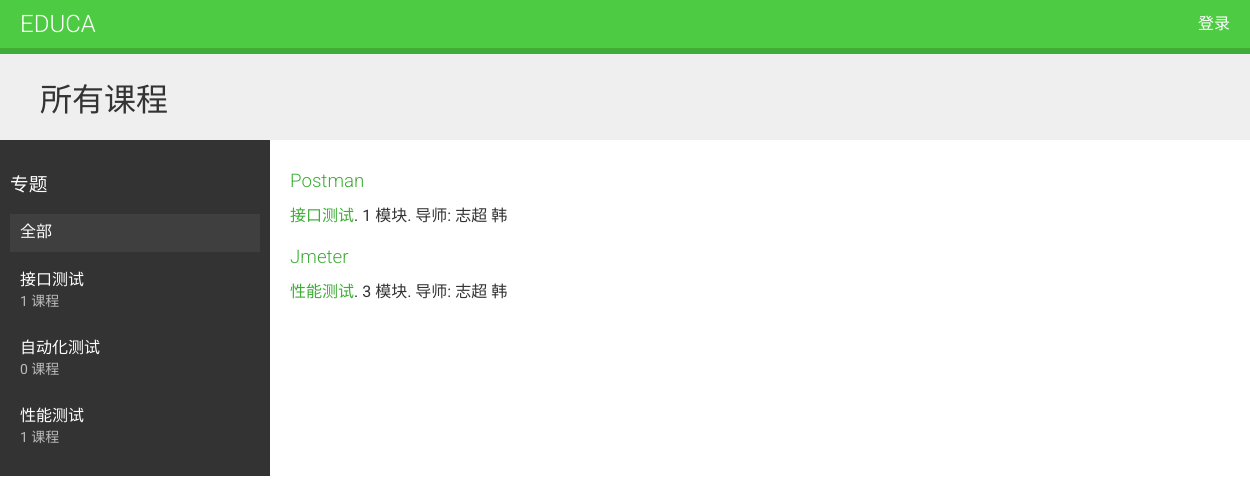
The page / on the database its author committed.
### courses/models.py (models this page shows, shortened)
class Subject(models.Model):
    title = models.CharField("标题", max_length=200)
    slug = models.SlugField("链接", max_length=200, unique=True)
    class Meta:
        ordering = ['title']
    def __str__(self):
        return self.title

class Course(models.Model):
    owner = models.ForeignKey(User, related_name='course_created', on_delete=models.CASCADE, verbose_name="所有者")
    subject = models.ForeignKey(Subject, related_name='courses', on_delete=models.CASCADE, verbose_name="所属主题")
    title = models.CharField("标题", max_length=200)
    slug = models.SlugField("链接", max_length=200, unique=True)
    overview = models.TextField("概述")
    created = models.DateTimeField(auto_now_add=True)
    students = models.ManyToManyField(User, related_name='courses_joined', blank=True)
    class Meta:
        ordering = ['-created']

### courses/views.py (the view)
# urls.py: path('', CourseListView.as_view(), name='course_list'),
class CourseListView(TemplateResponseMixin, View):
    module = Course
    template_name = 'courses/course/list.html'
    def get(self, request, subject=None):
        subjects = Subject.objects.annotate(total_courses=Count('courses'))
        courses = Course.objects.annotate(total_modules=Count('modules'))
        if subject:
            subject = get_object_or_404(Subject, slug=subject)
            courses = courses.filter(subject=subject)
        return self.render_to_response({'subjects': subjects, 'subject': subject, 'courses': courses})

### courses/templates/courses/course/list.html (shortened to what this page needs)
{% extends "base.html" %}
{% block content %}
    <h1>
        {% if subject %}
            {{ subject.title }} 课程
        {% else %}
            所有课程
        {% endif %}
    </h1>
    <div class="contents">
        <h3>专题</h3>
        <ul id="modules">
            <li {% if not subject %}class="selected"{% endif %}>
                <a href="{% url "course_list" %}">全部</a>
            </li>
            {% for s in subjects %}
                <li {% if subject == s %}class="selected"{% endif %}>
                    <a href="{% url "course_list_subject" s.slug %}">
                        {{ s.title }}
                        <br><span>{{ s.total_courses }} 课程</span>
                    </a>
                </li>
            {% endfor %}
        </ul>
    </div>
    <div class="module">
        {% for course in courses %}
            {% with subject=course.subject %}
                <h3><a href="{% url "course_detail" course.slug %}">
                    {{ course.title }}</a></h3>
                <p>
                    <a href="{% url "course_list_subject" subject.slug %}">
                        {{ subject }}</a>.
                    {{ course.total_modules }} 模块.
                    导师: {{ course.owner.get_full_name }}
                </p>
            {% endwith %}
        {% endfor %}
    </div>
{% endblock %}

### courses/static/css/base.css (style rules this page uses)
body { margin:0; font-family:'Roboto', sans-serif; font-weight:400; color:#333; }
a { color:#3fad37; text-decoration:none; }
h1, h2, h3, h4, h5, h6 { font-family:'Roboto', sans-serif; font-weight:300; }
h1 { background:#efefef; width:100%; overflow:auto; padding:20px 0 20px 40px; margin:0; }
.module { padding:10px 20px; float:left; width:600px; }
.module h3 { margin:20px 0 0; padding:0; width:100%; }
.module p { margin:10px 0 20px; width:100%; float:left; }
.contents { width:20%; padding:10px; float:left; background:#333; color: #fff; font-family:'Roboto', sans-serif; }
.contents ul { list-style:none; margin:0; padding:0; }
.contents ul li { margin:0 0 10px 0; padding:4px 10px 10px; overflow:auto; }
.contents ul li.selected { background:#3f3f3f; }
.contents ul span { text-transform:uppercase; color:#bbb; font-size:14px; }
.contents ul a { display:block; color:#fff; text-decoration:none; }

### rows shown on the page
Subject: title "接口测试", total_courses "1"
Subject: title "自动化测试", total_courses "0"
Subject: title "性能测试", total_courses "1"
Course: title "Postman", subject "接口测试", total_modules "1", owner.get_full_name "志超 韩"
Course: title "Jmeter", subject "性能测试", total_modules "3", owner.get_full_name "志超 韩"
